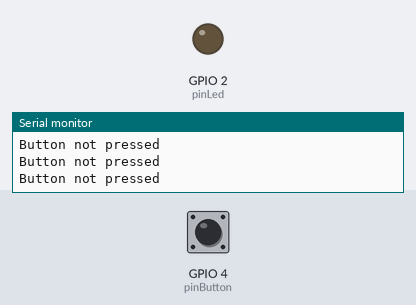
This program was run on a simulated ESP32. Shown: output pins drawn as LEDs (lit = HIGH), the last lines printed to the serial monitor. The inputs (shaded band) are chosen by the test bench; at power-on: GPIO 4 (pinButton) HIGH.

Above: at 1.2 s.
1.3 s: GPIO 4 (pinButton) pulled LOW for 0.15 s
At 1.37 s:
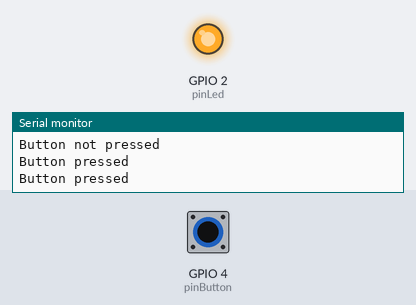
2.9 s: GPIO 4 (pinButton) pulled LOW for 3.2 s
At 6.9 s:
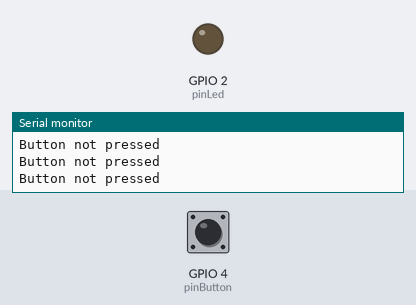
Timing chart, 0 to 8.4 s (numbered marks = the images above; inputs shaded):
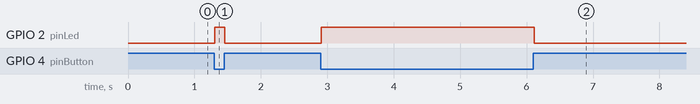

The program:

main.cpp
```cpp
#include <Arduino.h>

#define pinButton 4
#define pinLed 2

void setup() {
    Serial.begin(115200);
    Serial.println("Starting ...");

    pinMode(pinButton, INPUT_PULLUP); // Set the button pin as input with pull-up resistor
    pinMode(pinLed, OUTPUT);

    Serial.println("Setup complete");
}

void loop() {
    // The button is active low, so we need to invert the read value
    bool digitalReadButton = !digitalRead(pinButton);


    if (digitalReadButton == HIGH) {
        Serial.println("Button pressed");
        digitalWrite(pinLed, HIGH);
    } else {
        Serial.println("Button not pressed");
        digitalWrite(pinLed, LOW);
    }

    delay(50); // Add a small delay to avoid flooding the serial output
}
```

Measured:
- after the input at 1.3 s, GPIO 2 (pinLed): LOW → HIGH at once, → LOW 0.15 s later
- after the input at 2.9 s, GPIO 2 (pinLed): LOW → HIGH at once, → LOW 3.2 s later
